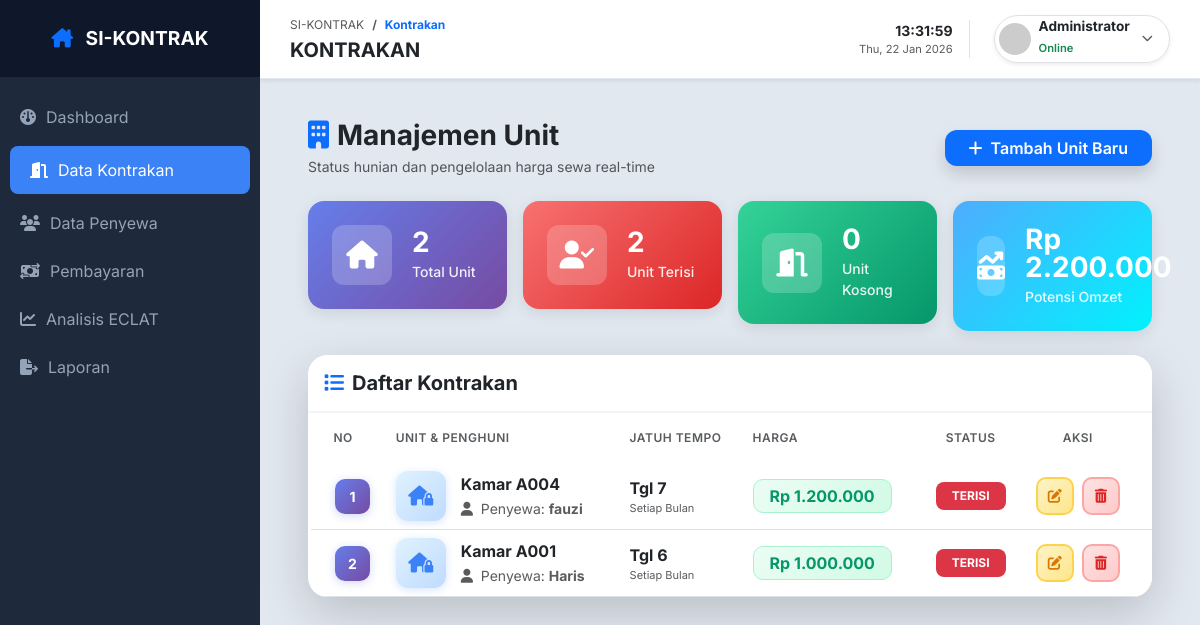
The app's page /index.php?page=kontrakan (signed in) with its own data.
### tables this page shows
CREATE TABLE `kontrakan` (
  `id_kontrakan` int(11) NOT NULL,
  `tipe_kamar` varchar(50) DEFAULT NULL,
  `harga` int(11) DEFAULT NULL,
  `jatuh_tempo` int(2) DEFAULT 10,
  `id_penyewa` int(11) DEFAULT NULL
);

CREATE TABLE `penyewa` (
  `id_penyewa` int(11) NOT NULL,
  `nama_penyewa` varchar(100) NOT NULL,
  `id_kontrakan` int(11) DEFAULT NULL,
  `no_hp` varchar(20) DEFAULT NULL,
  `alamat` text DEFAULT NULL
);

### master/kontrakan.php (the view, shortened to what this page needs)
<?php
$query = "SELECT kontrakan.*, penyewa.nama_penyewa
          FROM kontrakan
          LEFT JOIN penyewa ON kontrakan.id_penyewa = penyewa.id_penyewa
          ORDER BY id_kontrakan DESC";
$data = mysqli_query($conn, $query);
$total_unit = mysqli_num_rows($data);
$unit_terisi = 0;
$unit_kosong = 0;
$total_potensi_harga = 0;
while ($temp = mysqli_fetch_assoc($data)) {
    $total_potensi_harga += $temp['harga'];
    if (!empty($temp['id_penyewa'])) {
        $unit_terisi++;
    } else {
        $unit_kosong++;
    }
}
mysqli_data_seek($data, 0);
?>
<div class="container-fluid px-4 py-3">
    <div class="d-flex justify-content-between align-items-center mb-4" data-aos="fade-down">
        <div>
            <h3 class="fw-bold m-0 text-dark">
                <i class="fa-solid fa-building text-primary me-2"></i>Manajemen Unit
            </h3>
            <p class="text-muted small mb-0 mt-1">Status hunian dan pengelolaan harga sewa real-time</p>
        </div>
        <a href="index.php?page=kontrakan_form" class="btn btn-primary btn-modern px-4 shadow">
            <i class="fa-solid fa-plus me-2"></i>Tambah Unit Baru
        </a>
    </div>
    <div class="row g-3 mb-4" data-aos="fade-up">
        <div class="col-md-3">
            <div class="stats-card bg-gradient-primary">
                <div class="stats-icon"><i class="fa-solid fa-house"></i></div>
                <div class="stats-content">
                    <h3 class="stats-number"><?= $total_unit ?></h3>
                    <p class="stats-label">Total Unit</p>
                </div>
            </div>
        </div>
        <div class="col-md-3">
            <div class="stats-card" style="background: linear-gradient(135deg, #f87171, #dc2626);">
                <div class="stats-icon"><i class="fa-solid fa-user-check"></i></div>
                <div class="stats-content">
                    <h3 class="stats-number"><?= $unit_terisi ?></h3>
                    <p class="stats-label">Unit Terisi</p>
                </div>
            </div>
        </div>
        <div class="col-md-3">
            <div class="stats-card" style="background: linear-gradient(135deg, #34d399, #059669);">
                <div class="stats-icon"><i class="fa-solid fa-door-open"></i></div>
                <div class="stats-content">
                    <h3 class="stats-number"><?= $unit_kosong ?></h3>
                    <p class="stats-label">Unit Kosong</p>
                </div>
            </div>
        </div>
        <div class="col-md-3">
            <div class="stats-card bg-gradient-info">
                <div class="stats-icon"><i class="fa-solid fa-money-bill-trend-up"></i></div>
                <div class="stats-content">
                    <h3 class="stats-number">Rp <?= number_format($total_potensi_harga, 0, ',', '.') ?></h3>
                    <p class="stats-label">Potensi Omzet</p>
                </div>
            </div>
        </div>
    </div>
    <div class="card border-0 shadow-lg modern-card" data-aos="fade-up">
        <div class="card-header bg-white border-0 py-3">
            <div class="d-flex justify-content-between align-items-center">
                <h5 class="m-0 fw-bold text-dark"><i class="fa-solid fa-list me-2 text-primary"></i>Daftar Kontrakan</h5>
            </div>
        </div>
        <div class="card-body p-0">
            <div class="table-responsive">
                <table class="table table-hover align-middle mb-0 modern-table">
                    <thead>
                        <tr>
                            <th class="ps-4 py-3 text-muted fw-semibold">No</th>
                            <th class="py-3 text-muted fw-semibold">Unit & Penghuni</th>
                            <th class="py-3 text-muted fw-semibold">Jatuh Tempo</th>
                            <th class="py-3 text-muted fw-semibold">Harga</th>
                            <th class="py-3 text-muted fw-semibold text-center">Status</th>
                            <th class="text-center pe-4 py-3 text-muted fw-semibold">Aksi</th>
                        </tr>
                    </thead>
                   <tbody>
                        <?php
                        $no = 1;
                        if ($total_unit > 0) :
                            while ($row = mysqli_fetch_assoc($data)) :
                                $is_occupied = !empty($row['id_penyewa']);
                        ?>
                        <tr class="table-row-hover">
                            <td class="ps-4">
                                <div class="number-badge"><?= $no++ ?></div>
                            </td>
                            <td>
                                <div class="d-flex align-items-center">
                                    <div class="unit-icon-wrapper">
                                        <i class="fa-solid <?= $is_occupied ? 'fa-house-lock' : 'fa-house-chimney' ?>"></i>
                                    </div>
                                    <div>
                                        <span class="fw-bold text-dark d-block"><?= htmlspecialchars($row['tipe_kamar']) ?></span>
                                        <small class="text-muted">
                                            <i class="fa-solid fa-user me-1"></i>
                                            <?= $is_occupied ? 'Penyewa: <b>'.$row['nama_penyewa'].'</b>' : 'Kamar Kosong' ?>
                                        </small>
                                    </div>
                                </div>
                            </td>
                            <td>
                                <div class="d-flex flex-column">
                                    <span class="fw-bold text-dark">Tgl <?= $row['jatuh_tempo'] ?></span>
                                    <small class="text-muted" style="font-size: 11px;">Setiap Bulan</small>
                                </div>
                            </td>
                            <td>
                                <div class="price-tag">
                                    <span class="price-amount">Rp <?= number_format($row['harga'], 0, ',', '.') ?></span>
                                </div>
                            </td>
                            <td class="text-center">
                                <span class="badge <?= $is_occupied ? 'bg-danger' : 'bg-success' ?> px-3 py-2" style="border-radius: 8px;">
                                    <?= $is_occupied ? 'TERISI' : 'KOSONG' ?>
                                </span>
                            </td>
                            <td class="text-center pe-4">
                                <div class="action-buttons">
                                    <a href="index.php?page=kontrakan_edit&id=<?= $row['id_kontrakan'] ?>" class="action-btn btn-edit" title="Edit">
                                        <i class="fa-solid fa-pen-to-square"></i>
                                    </a>
                                    <a href="javascript:void(0)"
                                       class="action-btn btn-delete btn-hapus-kontrakan"
                                       data-id="<?= $row['id_kontrakan'] ?>"
                                       data-name="<?= htmlspecialchars($row['tipe_kamar']) ?>"
                                       title="Hapus">
                                        <i class="fa-solid fa-trash-can"></i>
                                    </a>
                                </div>
                            </td>
                        </tr>
                        <?php endwhile; else: ?>
                        <tr><td colspan="5" class="text-center py-5 text-muted">Belum ada data unit kontrakan.</td></tr>
                        <?php endif; ?>
                    </tbody>
                </table>
            </div>
        </div>
    </div>
</div>

### index.php (style rules this page uses)
body { font-family: 'Inter', sans-serif; background-color: #e2e8f0; }

### master/kontrakan.php (style rules this page uses)
.btn-modern { border-radius: 12px; font-weight: 600; transition: all 0.3s ease; border: none; }
.stats-card { background: linear-gradient(135deg, var(--gradient-start), var(--gradient-end)); border-radius: 16px; padding: 24px; color: white; display: flex; align-items: center; gap: 20px; transition: all 0.3s ease; box-shadow: 0 4px 15px rgba(0, 0, 0, 0.1); }
.bg-gradient-primary { --gradient-start: #667eea; --gradient-end: #764ba2; }
.bg-gradient-info { --gradient-start: #4facfe; --gradient-end: #00f2fe; }
.stats-icon { width: 60px; height: 60px; background: rgba(255, 255, 255, 0.2); border-radius: 12px; display: flex; align-items: center; justify-content: center; font-size: 28px; backdrop-filter: blur(10px); }
.stats-content { flex: 1; }
.stats-number { font-size: 28px; font-weight: 700; margin: 0; line-height: 1; }
.stats-label { margin: 5px 0 0 0; font-size: 14px; opacity: 0.9; font-weight: 500; }
.modern-card { border-radius: 20px; overflow: hidden; background: white; }
.card-header { border-bottom: 2px solid #f1f5f9 !important; }
.modern-table thead { background: linear-gradient(to right, #f8fafc, #f1f5f9); }
.modern-table thead th { border: none; text-transform: uppercase; font-size: 12px; letter-spacing: 0.5px; }
.table-row-hover { transition: all 0.3s ease; border-left: 3px solid transparent; }
.number-badge { width: 35px; height: 35px; background: linear-gradient(135deg, #667eea, #764ba2); color: white; border-radius: 10px; display: flex; align-items: center; justify-content: center; font-weight: 700; font-size: 14px; box-shadow: 0 2px 8px rgba(102, 126, 234, 0.3); }
.unit-icon-wrapper { width: 50px; height: 50px; background: linear-gradient(135deg, #e0f2fe, #bfdbfe); border-radius: 12px; display: flex; align-items: center; justify-content: center; margin-right: 15px; font-size: 20px; color: #3b82f6; box-shadow: 0 2px 8px rgba(59, 130, 246, 0.2); }
.price-tag { display: inline-flex; flex-direction: column; padding: 8px 16px; background: linear-gradient(135deg, #ecfdf5, #d1fae5); border-radius: 10px; border: 1px solid #a7f3d0; }
.price-amount { font-weight: 700; font-size: 16px; color: #059669; line-height: 1; }
.action-buttons { display: flex; gap: 8px; justify-content: center; }
.action-btn { width: 38px; height: 38px; border-radius: 10px; display: flex; align-items: center; justify-content: center; transition: all 0.3s ease; text-decoration: none; font-size: 14px; border: 2px solid transparent; }
.btn-edit { background: linear-gradient(135deg, #fef3c7, #fde68a); color: #d97706; border-color: #fcd34d; }
.btn-delete { background: linear-gradient(135deg, #fee2e2, #fecaca); color: #dc2626; border-color: #fca5a5; }

### records on screen
kontrakan: tipe_kamar "Kamar A004", id_penyewa.nama_penyewa "fauzi", jatuh_tempo "7", harga "1.200.000", shows "TERISI"
kontrakan: tipe_kamar "Kamar A001", id_penyewa.nama_penyewa "Haris", jatuh_tempo "6", harga "1.000.000", shows "TERISI"

### other values on screen
str_replace('_', ' ', $page) "Kontrakan"
str_replace('_', ' ', $page) "KONTRAKAN"
$total_unit "2"
$unit_terisi "2"
$unit_kosong "0"
$total_potensi_harga "2.200.000"
